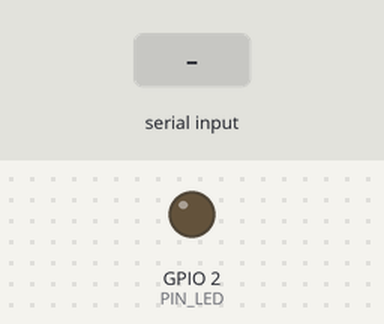
Bench run of a program on a simulated ESP32. On the bench: output pins drawn as LEDs (lit = HIGH). Inputs (shaded band) come from the test bench. What the program prints to the serial monitor is not drawn.

Above: at 1.2 s.
1.3 s: "GEN:SINE\n" received over Serial
At 1.53 s:
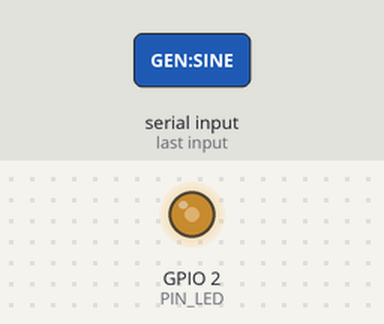
3.1 s: "D:\n" received over Serial
At 3.8 s:
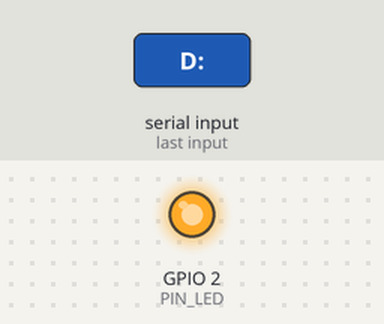
4.6 s: "s\n" received over Serial
At 4.82 s:
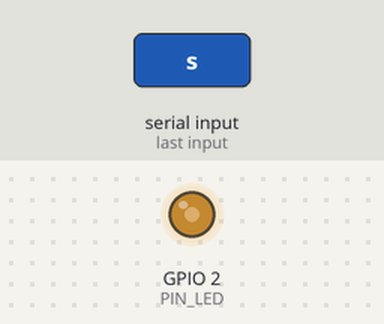
9.4 s: "d:\n" received over Serial
At 9.8 s:
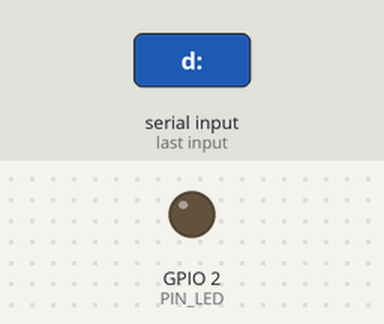
Timing chart, 0 to 11.9 s (numbered marks = the images above; inputs shaded):
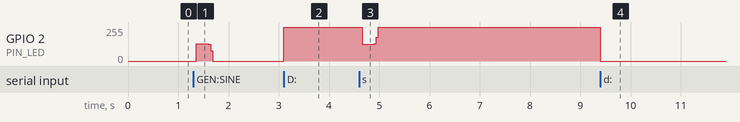

The program:

main.cpp
```cpp
/**
 * ============================================================================
 * Project: DOIT ESP32 DevKit V1 <--> DE0-Nano FPGA Intelligent UART Bridge
 * Board: DOIT ESP32 DEVKIT V1 (ESP-WROOM-32)
 * Baud rate: 115200 baud
 *
 * Functions:
 *   1. Nhận lệnh từ Python GUI qua USB (UART0):ti
 *      - "D:<value>\n" -> Gửi 1 mẫu 12-bit signed [-2048, +2047] sang FPGA (2-byte binary)
 *      - "GEN:SINE\n"  -> Tự sinh sóng sin 64 mẫu
 *      - "GEN:STEP\n"  -> Tự sinh hàm bước nhảy
 *   2. Nhận kết quả lọc 6-byte (+XXXX\n / -XXXX\n) từ FPGA (UART2, GPIO16/17):
 *      - Chuyển tiếp ngay lập tức lên Python GUI qua USB
 * ============================================================================
 */

#include <Arduino.h>

#define PIN_FPGA_RX 16 // GPIO16 (RX2): Nhận từ FPGA Pin 4 JP1 (UART_TX)
#define PIN_FPGA_TX 17 // GPIO17 (TX2): Phát sang FPGA Pin 2 JP1 (UART_RX)
#define PIN_LED      2 // LED xanh trên ESP32

HardwareSerial fpgaSerial(2);

// Gửi mẫu nhị phân 2-byte sang FPGA: {4'b0, data[11:8]}, data[7:0]
void sendSampleToFPGA(int16_t sample) {
    if (sample > 2047) sample = 2047;
    if (sample < -2048) sample = -2048;

    uint16_t raw12 = (uint16_t)(sample & 0x0FFF);
    uint8_t byte1 = (uint8_t)((raw12 >> 8) & 0x0F);
    uint8_t byte2 = (uint8_t)(raw12 & 0x00FF);

    fpgaSerial.write(byte1);
    fpgaSerial.write(byte2);

    digitalWrite(PIN_LED, !digitalRead(PIN_LED));
}

// Chuyển tiếp tức thì dữ liệu từ FPGA lên PC
void forwardFPGAToPC() {
    while (fpgaSerial.available()) {
        uint8_t b = fpgaSerial.read();
        Serial.write(b); // Chuyển thẳng lên PC
    }
}

// Xử lý lệnh từ PC gửi xuống
String pcCmd = "";

void processPCCommands() {
    while (Serial.available()) {
        char c = (char)Serial.read();
        if (c == '\n' || c == '\r') {
            pcCmd.trim();
            if (pcCmd.length() > 0) {
                if (pcCmd.startsWith("D:") || pcCmd.startsWith("d:")) {
                    // Dữ liệu mẫu từ Python GUI: D:<số>
                    int16_t val = (int16_t)pcCmd.substring(2).toInt();
                    sendSampleToFPGA(val);
                } else if (pcCmd.equalsIgnoreCase("GEN:SINE") || pcCmd.equalsIgnoreCase("s")) {
                    for (int i = 0; i < 64; i++) {
                        float angle = 2.0 * PI * (float)i / 32.0;
                        int16_t val = (int16_t)(sin(angle) * 1000.0);
                        sendSampleToFPGA(val);
                        delay(5);
                        forwardFPGAToPC();
                    }
                } else if (pcCmd.equalsIgnoreCase("GEN:STEP") || pcCmd.equalsIgnoreCase("u")) {
                    for (int i = 0; i < 16; i++) { sendSampleToFPGA(0); delay(5); forwardFPGAToPC(); }
                    for (int i = 0; i < 16; i++) { sendSampleToFPGA(1000); delay(5); forwardFPGAToPC(); }
                } else if (pcCmd.equalsIgnoreCase("PING")) {
                    Serial.println("PONG:ESP32_READY");
                }
                pcCmd = "";
            }
        } else {
            pcCmd += c;
        }
    }
}

void setup() {
    pinMode(PIN_LED, OUTPUT);
    digitalWrite(PIN_LED, LOW);

    Serial.begin(115200);
    fpgaSerial.begin(115200, SERIAL_8N1, PIN_FPGA_RX, PIN_FPGA_TX);

    Serial.println("SYS:ESP32_BRIDGE_READY");
}

void loop() {
    forwardFPGAToPC();
    processPCCommands();
}
```

Measured:
- after the input at 1.3 s, GPIO 2 (PIN_LED): 0/255 → 131/255 after 0.06 s, → 0/255 0.24 s later
- after the input at 3.1 s, GPIO 2 (PIN_LED): 0/255 → 255/255 at once
- after the input at 4.6 s, GPIO 2 (PIN_LED): 255/255 → 124/255 after 0.06 s, → 255/255 0.24 s later
- after the input at 9.4 s, GPIO 2 (PIN_LED): 255/255 → 0/255 at once
